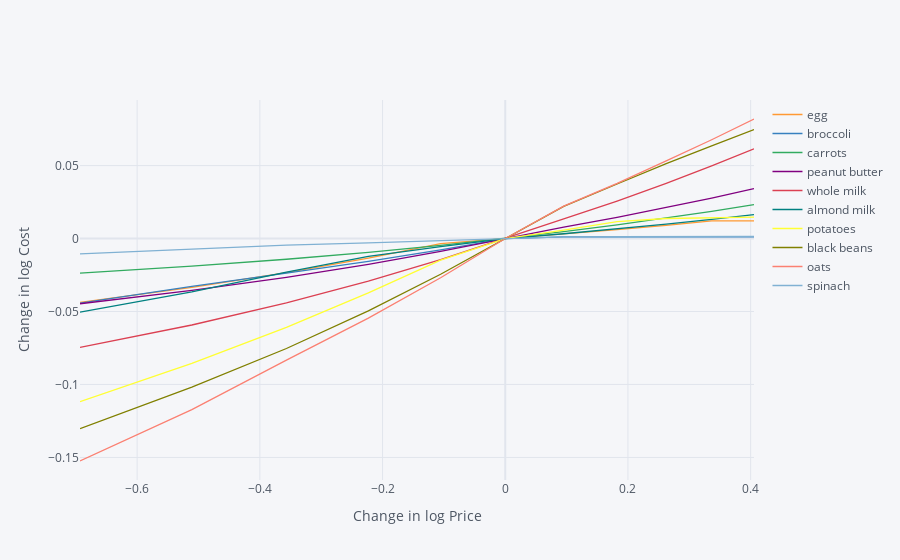

The cell this chart's notebook holds for it:
### Markdown cell above
As prices change, we should expect the minimum cost diet to also
  change.  The code below creates a graph which changes prices away
  from the \`base&rsquo; case one food at a time, and plots changes in total
  diet cost.

### Code cell
cf.go_offline()

scale = [.5,.6,.7,.8,.9,1.,1.1,1.2,1.3,1.4,1.5]

cost0 = solve_subsistence_problem(FoodNutrients,Prices,diet_min[group],diet_max[group],tol=tol).fun

# Find the diet cost response to price
Price_response={}
for s in scale:
    cost = {}
    for i,p in enumerate(Prices):
        my_p = Prices.copy()
        my_p[i] = p*s
        result = solve_subsistence_problem(FoodNutrients,my_p,diet_min[group],diet_max[group],tol=tol)
        cost[Prices.index[i]] = np.log(result.fun/cost0)
    Price_response[np.log(s)] = cost


# Get list of foods in the min cost diet, just plot these foods
Diet_foods = list(diet[diet >= tol].index)

# Make the line plot
Price_response = pd.DataFrame(Price_response).T
Price_response[Diet_foods].iplot(xTitle='Change in log Price',yTitle='Change in log Cost')

### Figure 1 — Plotly figure (JSON) as saved in the notebook; plotly's stock layout.template omitted (floating-point values rounded to 4 significant figures)
{"data": [{"line": {"color": "rgba(255, 153, 51, 1.0)", "dash": "solid", "shape": "linear", "width": 1.3}, "mode": "lines", "name": "egg", "text": "", "type": "scatter", "x": [-0.6931, -0.5108, -0.3567, -0.2231, -0.1054, 0, 0.09531, 0.1823, 0.2624, 0.3365, 0.4055], "y": [-0.04374, -0.03352, -0.02341, -0.01339, -0.003469, 0, 0.003033, 0.006058, 0.009073, 0.01208, 0.01214]}, {"line": {"color": "rgba(55, 128, 191, 1.0)", "dash": "solid", "shape": "linear", "width": 1.3}, "mode": "lines", "name": "broccoli", "text": "", "type": "scatter", "x": [-0.6931, -0.5108, -0.3567, -0.2231, -0.1054, 0, 0.09531, 0.1823, 0.2624, 0.3365, 0.4055], "y": [-0.04422, -0.03278, -0.02364, -0.0157, -0.007819, 0, 0.001087, 0.001087, 0.001087, 0.001087, 0.001087]}, {"line": {"color": "rgba(50, 171, 96, 1.0)", "dash": "solid", "shape": "linear", "width": 1.3}, "mode": "lines", "name": "carrots", "text": "", "type": "scatter", "x": [-0.6931, -0.5108, -0.3567, -0.2231, -0.1054, 0, 0.09531, 0.1823, 0.2624, 0.3365, 0.4055], "y": [-0.02376, -0.01896, -0.01419, -0.009435, -0.004706, 0, 0.004684, 0.009347, 0.01399, 0.01861, 0.02321]}, {"line": {"color": "rgba(128, 0, 128, 1.0)", "dash": "solid", "shape": "linear", "width": 1.3}, "mode": "lines", "name": "peanut butter", "text": "", "type": "scatter", "x": [-0.6931, -0.5108, -0.3567, -0.2231, -0.1054, 0, 0.09531, 0.1823, 0.2624, 0.3365, 0.4055], "y": [-0.04468, -0.03558, -0.02657, -0.01763, -0.008778, 0, 0.007791, 0.01445, 0.02106, 0.02765, 0.03416]}, {"line": {"color": "rgba(219, 64, 82, 1.0)", "dash": "solid", "shape": "linear", "width": 1.3}, "mode": "lines", "name": "whole milk", "text": "", "type": "scatter", "x": [-0.6931, -0.5108, -0.3567, -0.2231, -0.1054, 0, 0.09531, 0.1823, 0.2624, 0.3365, 0.4055], "y": [-0.07462, -0.05924, -0.0441, -0.02918, -0.01448, 0, 0.01348, 0.02572, 0.0378, 0.04975, 0.06155]}, {"line": {"color": "rgba(0, 128, 128, 1.0)", "dash": "solid", "shape": "linear", "width": 1.3}, "mode": "lines", "name": "almond milk", "text": "", "type": "scatter", "x": [-0.6931, -0.5108, -0.3567, -0.2231, -0.1054, 0, 0.09531, 0.1823, 0.2624, 0.3365, 0.4055], "y": [-0.05037, -0.03657, -0.02295, -0.01219, -0.00553, 0, 0.003288, 0.006565, 0.00983, 0.01309, 0.01633]}, {"line": {"color": "rgba(255, 255, 51, 1.0)", "dash": "solid", "shape": "linear", "width": 1.3}, "mode": "lines", "name": "potatoes", "text": "", "type": "scatter", "x": [-0.6931, -0.5108, -0.3567, -0.2231, -0.1054, 0, 0.09531, 0.1823, 0.2624, 0.3365, 0.4055], "y": [-0.1119, -0.08555, -0.06093, -0.03717, -0.01475, 0, 0.005826, 0.01162, 0.01374, 0.01427, 0.01471]}, {"line": {"color": "rgba(128, 128, 0, 1.0)", "dash": "solid", "shape": "linear", "width": 1.3}, "mode": "lines", "name": "black beans", "text": "", "type": "scatter", "x": [-0.6931, -0.5108, -0.3567, -0.2231, -0.1054, 0, 0.09531, 0.1823, 0.2624, 0.3365, 0.4055], "y": [-0.1302, -0.1018, -0.07536, -0.04961, -0.02449, 0, 0.02199, 0.03738, 0.05141, 0.06356, 0.07468]}, {"line": {"color": "rgba(251, 128, 114, 1.0)", "dash": "solid", "shape": "linear", "width": 1.3}, "mode": "lines", "name": "oats", "text": "", "type": "scatter", "x": [-0.6931, -0.5108, -0.3567, -0.2231, -0.1054, 0, 0.09531, 0.1823, 0.2624, 0.3365, 0.4055], "y": [-0.1525, -0.1173, -0.08333, -0.05454, -0.0269, 0, 0.02221, 0.03783, 0.05319, 0.06771, 0.08193]}, {"line": {"color": "rgba(128, 177, 211, 1.0)", "dash": "solid", "shape": "linear", "width": 1.3}, "mode": "lines", "name": "spinach", "text": "", "type": "scatter", "x": [-0.6931, -0.5108, -0.3567, -0.2231, -0.1054, 0, 0.09531, 0.1823, 0.2624, 0.3365, 0.4055], "y": [-0.01054, -0.007129, -0.004465, -0.002975, -0.001486, 0, 0.001158, 0.001229, 0.0013, 0.00137, 0.00144]}], "layout": {"legend": {"bgcolor": "#F5F6F9", "font": {"color": "#4D5663"}}, "paper_bgcolor": "#F5F6F9", "plot_bgcolor": "#F5F6F9", "title": {"font": {"color": "#4D5663"}}, "xaxis": {"gridcolor": "#E1E5ED", "showgrid": true, "tickfont": {"color": "#4D5663"}, "title": {"font": {"color": "#4D5663"}, "text": "Change in log Price"}, "zerolinecolor": "#E1E5ED"}, "yaxis": {"gridcolor": "#E1E5ED", "showgrid": true, "tickfont": {"color": "#4D5663"}, "title": {"font": {"color": "#4D5663"}, "text": "Change in log Cost"}, "zerolinecolor": "#E1E5ED"}}}
